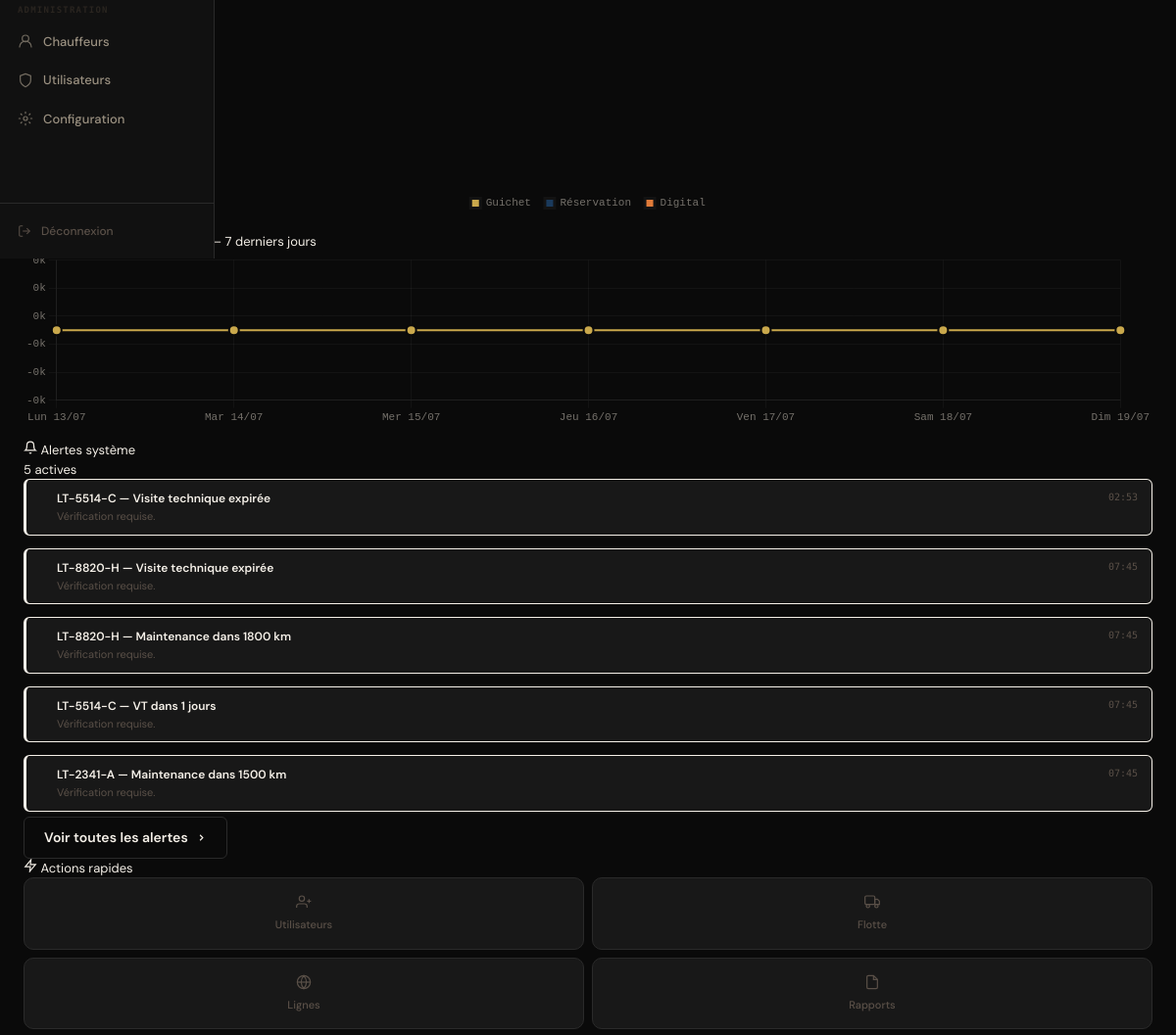
The app's page /dashboard/ (signed in, middle part), older data.
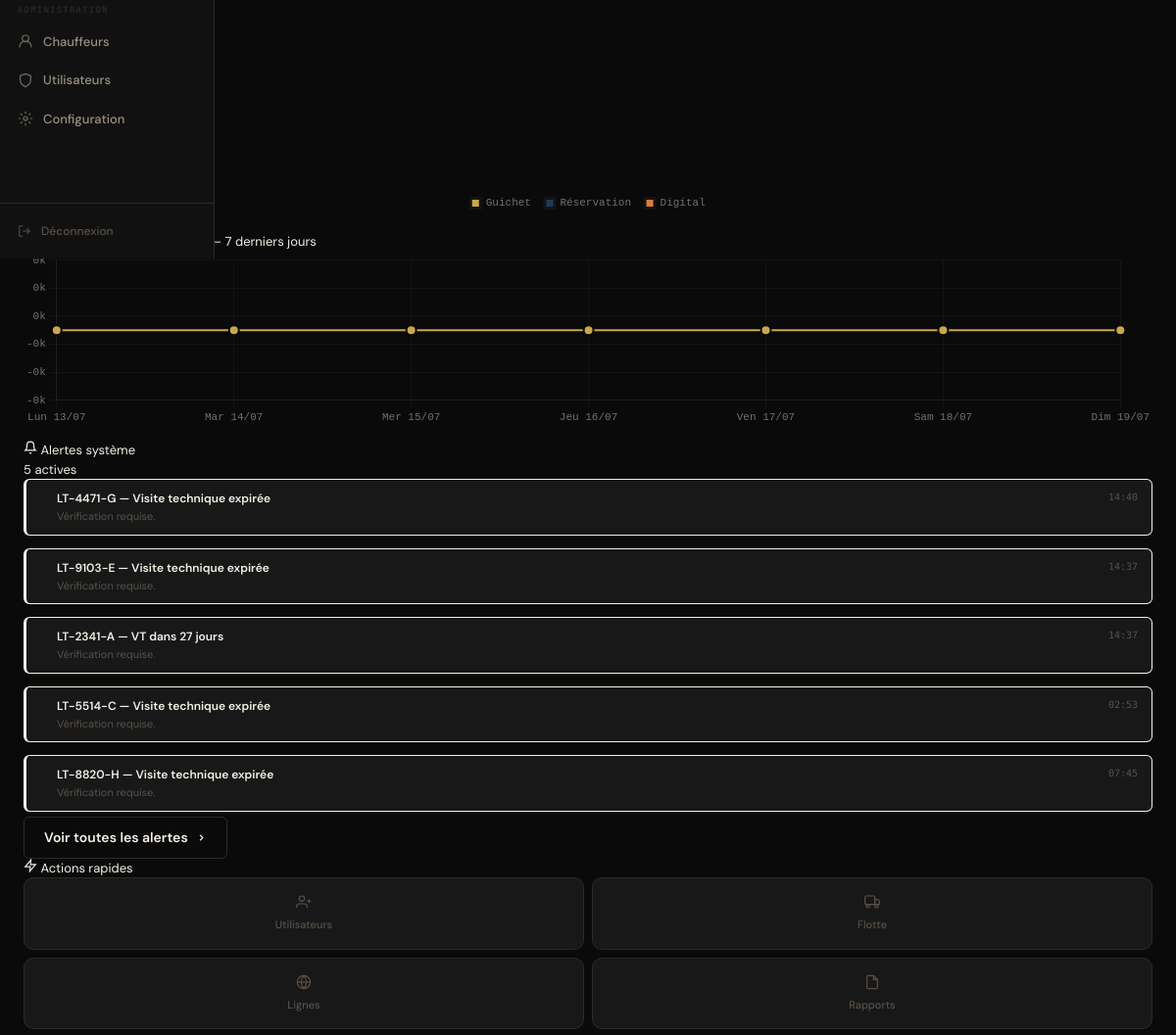
The same page, newer data.
### app/models/alerte.py (models this page shows, shortened)
class Alerte(db.Model):
    __tablename__ = 'alertes'
    id         = db.Column(db.Integer, primary_key=True)
    type_alerte= db.Column(db.String(30), default='info')
    niveau     = db.Column(db.String(20), default='info')
    titre      = db.Column(db.String(200), nullable=False)
    message    = db.Column(db.Text, nullable=True)
    lue        = db.Column(db.Boolean, default=False)
    created_at = db.Column(db.DateTime, default=lambda: datetime.now(timezone.utc))

### app/blueprints/bp_dashboard.py (the view)
@bp_dashboard.route('/')
@login_required
def index():
    if hasattr(current_user, 'statut_inscription'):
        from flask import redirect, url_for
        return redirect(url_for('chauffeur.index'))
    today = date.today()
    recettes_total = db.session.query(
        db.func.coalesce(
            db.func.sum(Saisie.rec_guichet + Saisie.rec_reservation + Saisie.rec_digital), 0
        )
    ).scalar() or 0
    stats = {
        'total_vehicules': Vehicule.query.count(),
        'vehicules_ok'   : Vehicule.query.filter_by(statut='operationnel').count(),
        'total_lignes'   : Ligne.query.filter_by(actif=True).count(),
        'total_users'    : Utilisateur.query.filter_by(actif=True).count(),
        'saisies_today'  : Saisie.query.filter_by(date=today).count(),
        'recettes_total' : recettes_total,
    }
    kpi = {
        'utilisateurs_actifs': stats['total_users'],
        'vehicules_en_route' : stats['vehicules_ok'],
    }
    alertes_recentes = (
        Alerte.query
        .filter_by(lue=False)
        .order_by(Alerte.created_at.desc())
        .limit(5).all()
    )
    saisies_recentes = (
        Saisie.query
        .order_by(Saisie.date.desc())
        .limit(10).all()
    )
    dash = _series_7j()
    return render_template(
        'admin/admin_dashboard.html',
        stats=stats,
        kpi=kpi,
        dash=dash,
        alertes_recentes=alertes_recentes,
        saisies_recentes=saisies_recentes,
    )

### app/models/utilisateur.py (called while the page is built)
@login_manager.user_loader
def load_user(user_id):
    if str(user_id).startswith('c-'):
        from app.models.chauffeur import Chauffeur
        return db.session.get(Chauffeur, int(user_id[2:]))
    return db.session.get(Utilisateur, int(user_id))

    def can_access(self, page):
        return page in ROLE_PAGES.get(self.role, [])

### app/templates/admin/admin_dashboard.html (shortened to what the changed rows need)
{% extends "base/base_admin.html" %}
{% block page_css %}
<link rel="stylesheet" href="{{ url_for('static', filename='css/pages/dashboard.css') }}">
{% endblock %}
{% block content %}
<div class="admin-page">
  <div class="dash-grid" style="margin-bottom:14px">
    <div class="dash-col-4">
      <div class="card" style="height:100%">
          {% set nb_non_lues = alertes_recentes | selectattr('lue','equalto',False) | list | length %}
        <div class="alerts-list">
          {% for alerte in alertes_recentes %}
          <div class="alert-item alert-item--{{ alerte.niveau }}">
            <div class="alert-dot"></div>
            <div class="alert-body">
              <div class="alert-title">{{ alerte.titre }}</div>
              <div class="alert-desc">{{ alerte.message[:65] }}{% if alerte.message|length > 65 %}…{% endif %}</div>
            </div>
            <div class="alert-time">{{ alerte.created_at.strftime('%H:%M') if alerte.created_at else '' }}</div>
          </div>
          {% else %}
          <p class="empty-state-sm">Aucune alerte active</p>
          {% endfor %}
        </div>
      </div>
    </div>
  </div>
</div>
{% endblock %}

Row changes from the older to the newer data that the page shows:
no longer on this page (row unchanged): Alerte: titre "LT-8820-H — Maintenance dans 1800 km", message "Vérification requise.", created_at "07:45"
no longer on this page (row unchanged): Alerte: titre "LT-5514-C — VT dans 1 jours", message "Vérification requise.", created_at "07:45"
no longer on this page (row unchanged): Alerte: titre "LT-2341-A — Maintenance dans 1500 km", message "Vérification requise.", created_at "07:45"
added Alerte: titre "LT-4471-G — Visite technique expirée", message "Vérification requise.", created_at "14:40"
added Alerte: titre "LT-9103-E — Visite technique expirée", message "Vérification requise.", created_at "14:37"
added Alerte: titre "LT-2341-A — VT dans 27 jours", message "Vérification requise.", created_at "14:37"
